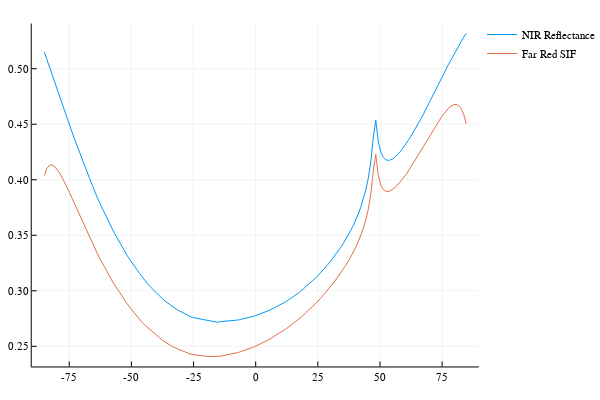

Here is the notebook cell this chart was saved with:
### Code cell
plot(VZA, reflNIR, label="NIR Reflectance")
plot!(VZA, SIF_FR/5, label="Far Red SIF")

### Figure 1 — Plotly figure (JSON) as saved in the notebook; plotly's stock layout.template omitted (floating-point values rounded to 4 significant figures; data arrays with more than 128 entries replaced by an {"elided": "..."} marker saying what was removed)
{"data": [{"colorbar": {"title": ""}, "legendgroup": "NIR Reflectance", "line": {"color": "rgba(0, 154, 250, 1.000)", "dash": "solid", "shape": "linear", "width": 1}, "mode": "lines", "name": "NIR Reflectance", "showlegend": true, "type": "scatter", "x": {"elided": "169 float values"}, "xaxis": "x1", "y": {"elided": "169 float values"}, "yaxis": "y1", "zmax": null, "zmin": null}, {"colorbar": {"title": ""}, "legendgroup": "Far Red SIF", "line": {"color": "rgba(227, 111, 71, 1.000)", "dash": "solid", "shape": "linear", "width": 1}, "mode": "lines", "name": "Far Red SIF", "showlegend": true, "type": "scatter", "x": {"elided": "169 float values"}, "xaxis": "x1", "y": {"elided": "169 float values"}, "yaxis": "y1", "zmax": null, "zmin": null}], "layout": {"annotations": [], "height": 400, "legend": {"bgcolor": "rgba(255, 255, 255, 1.000)", "bordercolor": "rgba(0, 0, 0, 1.000)", "font": {"color": "rgba(0, 0, 0, 1.000)", "family": "sans-serif", "size": 11}, "tracegroupgap": 0, "x": 1, "y": 1}, "margin": {"b": 20, "l": 0, "r": 0, "t": 20}, "paper_bgcolor": "rgba(255, 255, 255, 1.000)", "plot_bgcolor": "rgba(255, 255, 255, 1.000)", "showlegend": true, "width": 600, "xaxis": {"anchor": "y1", "domain": [0.06582, 0.9934], "gridcolor": "rgba(0, 0, 0, 0.100)", "gridwidth": 0.5, "linecolor": "rgba(0, 0, 0, 1.000)", "mirror": false, "range": [-90.09, 89.77], "showgrid": true, "showline": true, "showticklabels": true, "tickangle": 0, "tickcolor": "rgb(0, 0, 0)", "tickfont": {"color": "rgba(0, 0, 0, 1.000)", "family": "sans-serif", "size": 11}, "tickmode": "array", "ticks": "inside", "ticktext": ["-75", "-50", "-25", "0", "25", "50", "75"], "tickvals": [-75, -50, -25, 0, 25, 50, 75], "title": "", "titlefont": {"color": "rgba(0, 0, 0, 1.000)", "family": "sans-serif", "size": 15}, "type": "-", "visible": true, "zeroline": false, "zerolinecolor": "rgba(0, 0, 0, 1.000)"}, "yaxis": {"anchor": "x1", "domain": [0.03762, 0.9902], "gridcolor": "rgba(0, 0, 0, 0.100)", "gridwidth": 0.5, "linecolor": "rgba(0, 0, 0, 1.000)", "mirror": false, "range": [0.2319, 0.5407], "showgrid": true, "showline": true, "showticklabels": true, "tickangle": 0, "tickcolor": "rgb(0, 0, 0)", "tickfont": {"color": "rgba(0, 0, 0, 1.000)", "family": "sans-serif", "size": 11}, "tickmode": "array", "ticks": "inside", "ticktext": ["0.25", "0.30", "0.35", "0.40", "0.45", "0.50"], "tickvals": [0.25, 0.3, 0.35, 0.4, 0.45, 0.5], "title": "", "titlefont": {"color": "rgba(0, 0, 0, 1.000)", "family": "sans-serif", "size": 15}, "type": "-", "visible": true, "zeroline": false, "zerolinecolor": "rgba(0, 0, 0, 1.000)"}}}
